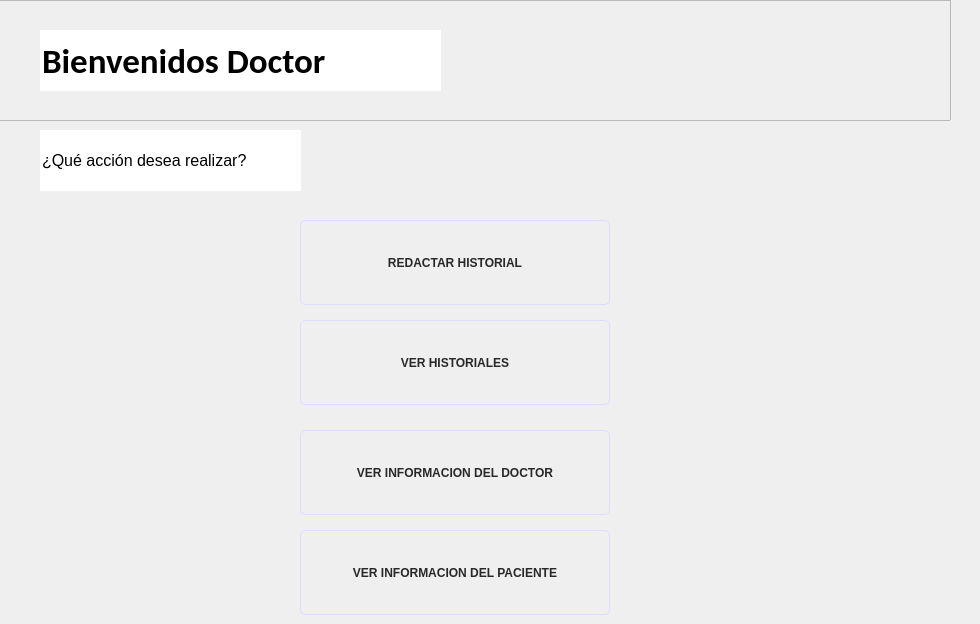
    <widget class="QWidget" name="tab">
     <attribute name="title">
      <string>Tab 1</string>
     </attribute>
     <widget class="QFrame" name="frame_2">
      <property name="geometry">
       <rect>
        <x>-20</x>
        <y>0</y>
        <width>971</width>
        <height>121</height>
       </rect>
      </property>
      <property name="styleSheet">
       <string notr="true">background-image: url(Iconos/cielito.png)</string>
      </property>
      <property name="frameShape">
       <enum>QFrame::StyledPanel</enum>
      </property>
      <property name="frameShadow">
       <enum>QFrame::Raised</enum>
      </property>
      <widget class="QLineEdit" name="lineEdit_5">
       <property name="geometry">
        <rect>
         <x>60</x>
         <y>30</y>
         <width>401</width>
         <height>61</height>
        </rect>
       </property>
       <property name="font">
        <font>
         <family>Calibri</family>
         <pointsize>26</pointsize>
         <weight>75</weight>
         <bold>true</bold>
        </font>
       </property>
       <property name="styleSheet">
        <string notr="true">border: none; background-image: transparent</string>
       </property>
       <property name="text">
        <string>Bienvenidos Doctor</string>
       </property>
      </widget>
     </widget>
     <widget class="QLineEdit" name="lineEdit_9">
      <property name="geometry">
       <rect>
        <x>40</x>
        <y>130</y>
        <width>261</width>
        <height>61</height>
       </rect>
      </property>
      <property name="font">
       <font>
        <family>Arial</family>
        <pointsize>12</pointsize>
       </font>
      </property>
      <property name="styleSheet">
       <string notr="true">border: none</string>
      </property>
      <property name="text">
       <string>¿Qué acción desea realizar?</string>
      </property>
     </widget>
     <widget class="QPushButton" name="pushButton_7">
      <property name="enabled">
       <bool>true</bool>
      </property>
      <property name="geometry">
       <rect>
        <x>300</x>
        <y>220</y>
        <width>310</width>
        <height>85</height>
       </rect>
      </property>
      <property name="font">
       <font>
        <weight>87</weight>
        <bold>true</bold>
       </font>
      </property>
      <property name="cursor">
       <cursorShape>PointingHandCursor</cursorShape>
      </property>
      <property name="styleSheet">
       <string notr="true">border: 1px solid rgb(220,220,255); border-radius: 5px; color: rgb(40, 40, 40); font-weight: 700</string>
      </property>
      <property name="text">
       <string>REDACTAR HISTORIAL</string>
      </property>
      <property name="icon">
       <iconset>
        <normaloff>../iconos/iconohistorial.png</normaloff>../iconos/iconohistorial.png</iconset>
      </property>
      <property name="iconSize">
       <size>
        <width>55</width>
        <height>55</height>
       </size>
      </property>
      <property name="autoDefault">
       <bool>false</bool>
      </property>
     </widget>
     <widget class="QPushButton" name="pushButton_8">
      <property name="enabled">
       <bool>true</bool>
      </property>
      <property name="geometry">
       <rect>
        <x>300</x>
        <y>320</y>
        <width>310</width>
        <height>85</height>
       </rect>
      </property>
      <property name="font">
       <font>
        <weight>87</weight>
        <bold>true</bold>
       </font>
      </property>
      <property name="cursor">
       <cursorShape>PointingHandCursor</cursorShape>
      </property>
      <property name="styleSheet">
       <string notr="true">border: 1px solid rgb(220,220,255); border-radius: 5px; color: rgb(40, 40, 40); font-weight: 700</string>
      </property>
      <property name="text">
       <string>VER HISTORIALES</string>
      </property>
      <property name="icon">
       <iconset>
        <normaloff>../iconos/iconoverhistoriales.png</normaloff>../iconos/iconoverhistoriales.png</iconset>
      </property>
      <property name="iconSize">
       <size>
        <width>55</width>
        <height>55</height>
       </size>
      </property>
      <property name="autoDefault">
       <bool>false</bool>
      </property>
     </widget>
     <widget class="QPushButton" name="pushButton_9">
      <property name="enabled">
       <bool>true</bool>
      </property>
      <property name="geometry">
       <rect>
        <x>300</x>
        <y>430</y>
        <width>310</width>
        <height>85</height>
       </rect>
      </property>
      <property name="font">
       <font>
        <weight>87</weight>
        <bold>true</bold>
       </font>
      </property>
      <property name="cursor">
       <cursorShape>PointingHandCursor</cursorShape>
      </property>
      <property name="styleSheet">
       <string notr="true">border: 1px solid rgb(220,220,255); border-radius: 5px; color: rgb(40, 40, 40); font-weight: 700</string>
      </property>
      <property name="text">
       <string>VER INFORMACION DEL DOCTOR</string>
      </property>
      <property name="icon">
       <iconset>
        <normaloff>../iconos/verinformaciondoctor.png</normaloff>../iconos/verinformaciondoctor.png</iconset>
      </property>
      <property name="iconSize">
       <size>
        <width>55</width>
        <height>55</height>
       </size>
      </property>
      <property name="autoDefault">
       <bool>false</bool>
      </property>
     </widget>
     <widget class="QPushButton" name="pushButton_11">
      <property name="enabled">
       <bool>true</bool>
      </property>
      <property name="geometry">
       <rect>
        <x>300</x>
        <y>530</y>
        <width>310</width>
        <height>85</height>
       </rect>
      </property>
      <property name="font">
       <font>
        <weight>87</weight>
        <bold>true</bold>
       </font>
      </property>
      <property name="cursor">
       <cursorShape>PointingHandCursor</cursorShape>
      </property>
      <property name="styleSheet">
       <string notr="true">border: 1px solid rgb(220,220,255); border-radius: 5px; color: rgb(40, 40, 40); font-weight: 700</string>
      </property>
      <property name="text">
       <string>VER INFORMACION DEL PACIENTE</string>
      </property>
      <property name="icon">
       <iconset>
        <normaloff>../iconos/verinformacionpaciente.jpg</normaloff>../iconos/verinformacionpaciente.jpg</iconset>
      </property>
      <property name="iconSize">
       <size>
        <width>55</width>
        <height>55</height>
       </size>
      </property>
      <property name="autoDefault">
       <bool>false</bool>
      </property>
     </widget>
    </widget>
